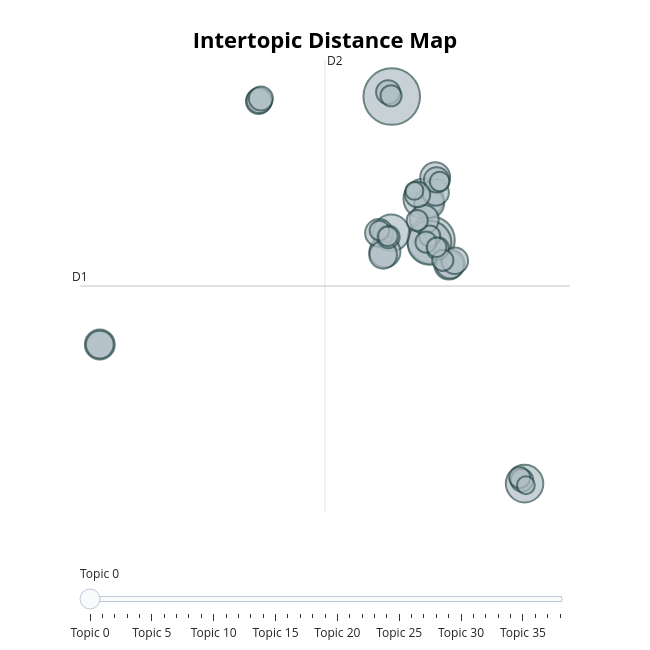

Write notebook code for a chart like this one.
### Code cell
q1_topic_model.visualize_topics()

### Figure 1 — Plotly figure (JSON) as saved in the notebook; plotly's stock layout.template omitted (floating-point values rounded to 4 significant figures)
{"data": [{"customdata": [[0, "Scientific investigation process", 50], [1, "Topic: Process of Scientific Investigation", 35], [2, "Topic: Perspectives on Scientific Investigation Time", 30], [3, "Process of Scientific Investigation", 25], [4, "Scientist-consumer perspective comparison", 22], [5, "Perspective of Scientific Investigation (Public vs Researchers)", 21], [6, "Research vs. Public Perspective", 15], [7, "Understanding Research Process in Psychology", 14], [8, "Fundamentals of Science Investigation", 14], [9, "Scientific Investigation Process", 14], [10, "Statistical testing of hypotheses", 13], [11, "Public vs. Researcher Perspective of Scientific Investigation", 13], [12, "Research Perspectives and Expectations", 13], [13, "Data Accessibility and Interpretation for Public", 12], [14, "Topic: Science process and hypothesis testing", 12], [15, "Perspectives of Researchers vs. General Public", 12], [16, "Experiment design and process", 11], [17, "Scientific investigation process", 11], [18, "Perspectives on Scientific Investigation", 10], [19, "Process of Scientific Investigation", 10], [20, "Scientific process vs public perception", 10], [21, "Perceptions of Science Process", 10], [22, "Science vs Public's Perception", 9], [23, "Scientific Research Process", 9], [24, "Consumer-Researcher Perspectives on Experiment Process", 8], [25, "Topic: Scientific Research Methods and Public Perception", 8], [26, "Perspective in scientific experimentation", 8], [27, "Perspective on Scientific Investigation", 7], [28, "Perception of Scientific Process", 7], [29, "Perspective on Scientific Investigation", 7], [30, "Perspectives on Scientific Process", 7], [31, "Scientific results consumption", 7], [32, "Public's view vs Researcher's investigation process", 7], [33, "Perception of scientific results", 6], [34, "Scientific research process", 6], [35, "Process of scientific investigation", 6], [36, "Scientific investigation perception gap", 6], [37, "Scientific investigation process", 5], [38, "Scientific research process", 5]], "hovertemplate": "<b>Topic %{customdata[0]}</b><br>%{customdata[1]}<br>Size: %{customdata[2]}", "legendgroup": "", "marker": {"color": "#B0BEC5", "line": {"color": "DarkSlateGrey", "width": 2}, "size": [50, 35, 30, 25, 22, 21, 15, 14, 14, 14, 13, 13, 13, 12, 12, 12, 11, 11, 10, 10, 10, 10, 9, 9, 8, 8, 8, 7, 7, 7, 7, 7, 7, 6, 6, 6, 6, 5, 5], "sizemode": "area", "sizeref": 0.03125, "symbol": "circle"}, "mode": "markers", "name": "", "orientation": "v", "showlegend": false, "type": "scatter", "x": [9.921, 12.36, 12.26, 11.89, 18.16, 9.89, 9.498, 12.62, -8.184, 12.25, 13.46, 11.94, 13.55, 9.131, -8.184, 9.388, 13.83, 12.64, 12.7, 11.52, 1.664, 1.71, 1.807, 9.697, 17.99, 12.77, 9.711, 13.09, 12.28, 12.05, 9.878, 17.86, 11.5, 9.159, 12.89, 12.71, 9.684, 11.33, 18.24], "xaxis": "x", "y": [10.59, 3.357, 3.221, 5.439, -8.922, 3.719, 2.763, 6.522, -1.913, 5.214, 2.096, 4.394, 2.15, 3.716, -1.913, 2.612, 2.313, 5.759, 6.391, 5.654, 10.35, 10.4, 10.49, 10.81, -8.756, 2.939, 3.516, 2.335, 3.561, 3.255, 10.63, -8.617, 4.341, 3.834, 6.306, 2.995, 3.546, 5.836, -9.003], "yaxis": "y"}], "layout": {"annotations": [{"showarrow": false, "text": "D1", "x": -9.411, "y": 1.04, "yshift": 10}, {"showarrow": false, "text": "D2", "x": 5.783, "xshift": 10, "y": 12.43}], "height": 650, "hoverlabel": {"bgcolor": "white", "font": {"family": "Rockwell", "size": 16}}, "legend": {"itemsizing": "constant", "tracegroupgap": 0}, "margin": {"t": 60}, "shapes": [{"line": {"color": "#CFD8DC", "width": 2}, "type": "line", "x0": 5.783, "x1": 5.783, "y0": -10.35, "y1": 12.43}, {"line": {"color": "#9E9E9E", "width": 2}, "type": "line", "x0": -9.411, "x1": 20.98, "y0": 1.04, "y1": 1.04}], "sliders": [{"active": 0, "pad": {"t": 50}, "steps": [{"args": [{"marker.color": [["red", "#B0BEC5", "#B0BEC5", "#B0BEC5", "#B0BEC5", "#B0BEC5", "#B0BEC5", "#B0BEC5", "#B0BEC5", "#B0BEC5", "#B0BEC5", "#B0BEC5", "#B0BEC5", "#B0BEC5", "#B0BEC5", "#B0BEC5", "#B0BEC5", "#B0BEC5", "#B0BEC5", "#B0BEC5", "#B0BEC5", "#B0BEC5", "#B0BEC5", "#B0BEC5", "#B0BEC5", "#B0BEC5", "#B0BEC5", "#B0BEC5", "#B0BEC5", "#B0BEC5", "#B0BEC5", "#B0BEC5", "#B0BEC5", "#B0BEC5", "#B0BEC5", "#B0BEC5", "#B0BEC5", "#B0BEC5", "#B0BEC5"]]}], "label": "Topic 0", "method": "update"}, {"args": [{"marker.color": [["#B0BEC5", "red", "#B0BEC5", "#B0BEC5", "#B0BEC5", "#B0BEC5", "#B0BEC5", "#B0BEC5", "#B0BEC5", "#B0BEC5", "#B0BEC5", "#B0BEC5", "#B0BEC5", "#B0BEC5", "#B0BEC5", "#B0BEC5", "#B0BEC5", "#B0BEC5", "#B0BEC5", "#B0BEC5", "#B0BEC5", "#B0BEC5", "#B0BEC5", "#B0BEC5", "#B0BEC5", "#B0BEC5", "#B0BEC5", "#B0BEC5", "#B0BEC5", "#B0BEC5", "#B0BEC5", "#B0BEC5", "#B0BEC5", "#B0BEC5", "#B0BEC5", "#B0BEC5", "#B0BEC5", "#B0BEC5", "#B0BEC5"]]}], "label": "Topic 1", "method": "update"}, {"args": [{"marker.color": [["#B0BEC5", "#B0BEC5", "red", "#B0BEC5", "#B0BEC5", "#B0BEC5", "#B0BEC5", "#B0BEC5", "#B0BEC5", "#B0BEC5", "#B0BEC5", "#B0BEC5", "#B0BEC5", "#B0BEC5", "#B0BEC5", "#B0BEC5", "#B0BEC5", "#B0BEC5", "#B0BEC5", "#B0BEC5", "#B0BEC5", "#B0BEC5", "#B0BEC5", "#B0BEC5", "#B0BEC5", "#B0BEC5", "#B0BEC5", "#B0BEC5", "#B0BEC5", "#B0BEC5", "#B0BEC5", "#B0BEC5", "#B0BEC5", "#B0BEC5", "#B0BEC5", "#B0BEC5", "#B0BEC5", "#B0BEC5", "#B0BEC5"]]}], "label": "Topic 2", "method": "update"}, {"args": [{"marker.color": [["#B0BEC5", "#B0BEC5", "#B0BEC5", "red", "#B0BEC5", "#B0BEC5", "#B0BEC5", "#B0BEC5", "#B0BEC5", "#B0BEC5", "#B0BEC5", "#B0BEC5", "#B0BEC5", "#B0BEC5", "#B0BEC5", "#B0BEC5", "#B0BEC5", "#B0BEC5", "#B0BEC5", "#B0BEC5", "#B0BEC5", "#B0BEC5", "#B0BEC5", "#B0BEC5", "#B0BEC5", "#B0BEC5", "#B0BEC5", "#B0BEC5", "#B0BEC5", "#B0BEC5", "#B0BEC5", "#B0BEC5", "#B0BEC5", "#B0BEC5", "#B0BEC5", "#B0BEC5", "#B0BEC5", "#B0BEC5", "#B0BEC5"]]}], "label": "Topic 3", "method": "update"}, {"args": [{"marker.color": [["#B0BEC5", "#B0BEC5", "#B0BEC5", "#B0BEC5", "red", "#B0BEC5", "#B0BEC5", "#B0BEC5", "#B0BEC5", "#B0BEC5", "#B0BEC5", "#B0BEC5", "#B0BEC5", "#B0BEC5", "#B0BEC5", "#B0BEC5", "#B0BEC5", "#B0BEC5", "#B0BEC5", "#B0BEC5", "#B0BEC5", "#B0BEC5", "#B0BEC5", "#B0BEC5", "#B0BEC5", "#B0BEC5", "#B0BEC5", "#B0BEC5", "#B0BEC5", "#B0BEC5", "#B0BEC5", "#B0BEC5", "#B0BEC5", "#B0BEC5", "#B0BEC5", "#B0BEC5", "#B0BEC5", "#B0BEC5", "#B0BEC5"]]}], "label": "Topic 4", "method": "update"}, {"args": [{"marker.color": [["#B0BEC5", "#B0BEC5", "#B0BEC5", "#B0BEC5", "#B0BEC5", "red", "#B0BEC5", "#B0BEC5", "#B0BEC5", "#B0BEC5", "#B0BEC5", "#B0BEC5", "#B0BEC5", "#B0BEC5", "#B0BEC5", "#B0BEC5", "#B0BEC5", "#B0BEC5", "#B0BEC5", "#B0BEC5", "#B0BEC5", "#B0BEC5", "#B0BEC5", "#B0BEC5", "#B0BEC5", "#B0BEC5", "#B0BEC5", "#B0BEC5", "#B0BEC5", "#B0BEC5", "#B0BEC5", "#B0BEC5", "#B0BEC5", "#B0BEC5", "#B0BEC5", "#B0BEC5", "#B0BEC5", "#B0BEC5", "#B0BEC5"]]}], "label": "Topic 5", "method": "update"}, {"args": [{"marker.color": [["#B0BEC5", "#B0BEC5", "#B0BEC5", "#B0BEC5", "#B0BEC5", "#B0BEC5", "red", "#B0BEC5", "#B0BEC5", "#B0BEC5", "#B0BEC5", "#B0BEC5", "#B0BEC5", "#B0BEC5", "#B0BEC5", "#B0BEC5", "#B0BEC5", "#B0BEC5", "#B0BEC5", "#B0BEC5", "#B0BEC5", "#B0BEC5", "#B0BEC5", "#B0BEC5", "#B0BEC5", "#B0BEC5", "#B0BEC5", "#B0BEC5", "#B0BEC5", "#B0BEC5", "#B0BEC5", "#B0BEC5", "#B0BEC5", "#B0BEC5", "#B0BEC5", "#B0BEC5", "#B0BEC5", "#B0BEC5", "#B0BEC5"]]}], "label": "Topic 6", "method": "update"}, {"args": [{"marker.color": [["#B0BEC5", "#B0BEC5", "#B0BEC5", "#B0BEC5", "#B0BEC5", "#B0BEC5", "#B0BEC5", "red", "#B0BEC5", "#B0BEC5", "#B0BEC5", "#B0BEC5", "#B0BEC5", "#B0BEC5", "#B0BEC5", "#B0BEC5", "#B0BEC5", "#B0BEC5", "#B0BEC5", "#B0BEC5", "#B0BEC5", "#B0BEC5", "#B0BEC5", "#B0BEC5", "#B0BEC5", "#B0BEC5", "#B0BEC5", "#B0BEC5", "#B0BEC5", "#B0BEC5", "#B0BEC5", "#B0BEC5", "#B0BEC5", "#B0BEC5", "#B0BEC5", "#B0BEC5", "#B0BEC5", "#B0BEC5", "#B0BEC5"]]}], "label": "Topic 7", "method": "update"}, {"args": [{"marker.color": [["#B0BEC5", "#B0BEC5", "#B0BEC5", "#B0BEC5", "#B0BEC5", "#B0BEC5", "#B0BEC5", "#B0BEC5", "red", "#B0BEC5", "#B0BEC5", "#B0BEC5", "#B0BEC5", "#B0BEC5", "#B0BEC5", "#B0BEC5", "#B0BEC5", "#B0BEC5", "#B0BEC5", "#B0BEC5", "#B0BEC5", "#B0BEC5", "#B0BEC5", "#B0BEC5", "#B0BEC5", "#B0BEC5", "#B0BEC5", "#B0BEC5", "#B0BEC5", "#B0BEC5", "#B0BEC5", "#B0BEC5", "#B0BEC5", "#B0BEC5", "#B0BEC5", "#B0BEC5", "#B0BEC5", "#B0BEC5", "#B0BEC5"]]}], "label": "Topic 8", "method": "update"}, {"args": [{"marker.color": [["#B0BEC5", "#B0BEC5", "#B0BEC5", "#B0BEC5", "#B0BEC5", "#B0BEC5", "#B0BEC5", "#B0BEC5", "#B0BEC5", "red", "#B0BEC5", "#B0BEC5", "#B0BEC5", "#B0BEC5", "#B0BEC5", "#B0BEC5", "#B0BEC5", "#B0BEC5", "#B0BEC5", "#B0BEC5", "#B0BEC5", "#B0BEC5", "#B0BEC5", "#B0BEC5", "#B0BEC5", "#B0BEC5", "#B0BEC5", "#B0BEC5", "#B0BEC5", "#B0BEC5", "#B0BEC5", "#B0BEC5", "#B0BEC5", "#B0BEC5", "#B0BEC5", "#B0BEC5", "#B0BEC5", "#B0BEC5", "#B0BEC5"]]}], "label": "Topic 9", "method": "update"}, {"args": [{"marker.color": [["#B0BEC5", "#B0BEC5", "#B0BEC5", "#B0BEC5", "#B0BEC5", "#B0BEC5", "#B0BEC5", "#B0BEC5", "#B0BEC5", "#B0BEC5", "red", "#B0BEC5", "#B0BEC5", "#B0BEC5", "#B0BEC5", "#B0BEC5", "#B0BEC5", "#B0BEC5", "#B0BEC5", "#B0BEC5", "#B0BEC5", "#B0BEC5", "#B0BEC5", "#B0BEC5", "#B0BEC5", "#B0BEC5", "#B0BEC5", "#B0BEC5", "#B0BEC5", "#B0BEC5", "#B0BEC5", "#B0BEC5", "#B0BEC5", "#B0BEC5", "#B0BEC5", "#B0BEC5", "#B0BEC5", "#B0BEC5", "#B0BEC5"]]}], "label": "Topic 10", "method": "update"}, {"args": [{"marker.color": [["#B0BEC5", "#B0BEC5", "#B0BEC5", "#B0BEC5", "#B0BEC5", "#B0BEC5", "#B0BEC5", "#B0BEC5", "#B0BEC5", "#B0BEC5", "#B0BEC5", "red", "#B0BEC5", "#B0BEC5", "#B0BEC5", "#B0BEC5", "#B0BEC5", "#B0BEC5", "#B0BEC5", "#B0BEC5", "#B0BEC5", "#B0BEC5", "#B0BEC5", "#B0BEC5", "#B0BEC5", "#B0BEC5", "#B0BEC5", "#B0BEC5", "#B0BEC5", "#B0BEC5", "#B0BEC5", "#B0BEC5", "#B0BEC5", "#B0BEC5", "#B0BEC5", "#B0BEC5", "#B0BEC5", "#B0BEC5", "#B0BEC5"]]}], "label": "Topic 11", "method": "update"}, {"args": [{"marker.color": [["#B0BEC5", "#B0BEC5", "#B0BEC5", "#B0BEC5", "#B0BEC5", "#B0BEC5", "#B0BEC5", "#B0BEC5", "#B0BEC5", "#B0BEC5", "#B0BEC5", "#B0BEC5", "red", "#B0BEC5", "#B0BEC5", "#B0BEC5", "#B0BEC5", "#B0BEC5", "#B0BEC5", "#B0BEC5", "#B0BEC5", "#B0BEC5", "#B0BEC5", "#B0BEC5", "#B0BEC5", "#B0BEC5", "#B0BEC5", "#B0BEC5", "#B0BEC5", "#B0BEC5", "#B0BEC5", "#B0BEC5", "#B0BEC5", "#B0BEC5", "#B0BEC5", "#B0BEC5", "#B0BEC5", "#B0BEC5", "#B0BEC5"]]}], "label": "Topic 12", "method": "update"}, {"args": [{"marker.color": [["#B0BEC5", "#B0BEC5", "#B0BEC5", "#B0BEC5", "#B0BEC5", "#B0BEC5", "#B0BEC5", "#B0BEC5", "#B0BEC5", "#B0BEC5", "#B0BEC5", "#B0BEC5", "#B0BEC5", "red", "#B0BEC5", "#B0BEC5", "#B0BEC5", "#B0BEC5", "#B0BEC5", "#B0BEC5", "#B0BEC5", "#B0BEC5", "#B0BEC5", "#B0BEC5", "#B0BEC5", "#B0BEC5", "#B0BEC5", "#B0BEC5", "#B0BEC5", "#B0BEC5", "#B0BEC5", "#B0BEC5", "#B0BEC5", "#B0BEC5", "#B0BEC5", "#B0BEC5", "#B0BEC5", "#B0BEC5", "#B0BEC5"]]}], "label": "Topic 13", "method": "update"}, {"args": [{"marker.color": [["#B0BEC5", "#B0BEC5", "#B0BEC5", "#B0BEC5", "#B0BEC5", "#B0BEC5", "#B0BEC5", "#B0BEC5", "#B0BEC5", "#B0BEC5", "#B0BEC5", "#B0BEC5", "#B0BEC5", "#B0BEC5", "red", "#B0BEC5", "#B0BEC5", "#B0BEC5", "#B0BEC5", "#B0BEC5", "#B0BEC5", "#B0BEC5", "#B0BEC5", "#B0BEC5", "#B0BEC5", "#B0BEC5", "#B0BEC5", "#B0BEC5", "#B0BEC5", "#B0BEC5", "#B0BEC5", "#B0BEC5", "#B0BEC5", "#B0BEC5", "#B0BEC5", "#B0BEC5", "#B0BEC5", "#B0BEC5", "#B0BEC5"]]}], "label": "Topic 14", "method": "update"}, {"args": [{"marker.color": [["#B0BEC5", "#B0BEC5", "#B0BEC5", "#B0BEC5", "#B0BEC5", "#B0BEC5", "#B0BEC5", "#B0BEC5", "#B0BEC5", "#B0BEC5", "#B0BEC5", "#B0BEC5", "#B0BEC5", "#B0BEC5", "#B0BEC5", "red", "#B0BEC5", "#B0BEC5", "#B0BEC5", "#B0BEC5", "#B0BEC5", "#B0BEC5", "#B0BEC5", "#B0BEC5", "#B0BEC5", "#B0BEC5", "#B0BEC5", "#B0BEC5", "#B0BEC5", "#B0BEC5", "#B0BEC5", "#B0BEC5", "#B0BEC5", "#B0BEC5", "#B0BEC5", "#B0BEC5", "#B0BEC5", "#B0BEC5", "#B0BEC5"]]}], "label": "Topic 15", "method": "update"}, {"args": [{"marker.color": [["#B0BEC5", "#B0BEC5", "#B0BEC5", "#B0BEC5", "#B0BEC5", "#B0BEC5", "#B0BEC5", "#B0BEC5", "#B0BEC5", "#B0BEC5", "#B0BEC5", "#B0BEC5", "#B0BEC5", "#B0BEC5", "#B0BEC5", "#B0BEC5", "red", "#B0BEC5", "#B0BEC5", "#B0BEC5", "#B0BEC5", "#B0BEC5", "#B0BEC5", "#B0BEC5", "#B0BEC5", "#B0BEC5", "#B0BEC5", "#B0BEC5", "#B0BEC5", "#B0BEC5", "#B0BEC5", "#B0BEC5", "#B0BEC5", "#B0BEC5", "#B0BEC5", "#B0BEC5", "#B0BEC5", "#B0BEC5", "#B0BEC5"]]}], "label": "Topic 16", "method": "update"}, {"args": [{"marker.color": [["#B0BEC5", "#B0BEC5", "#B0BEC5", "#B0BEC5", "#B0BEC5", "#B0BEC5", "#B0BEC5", "#B0BEC5", "#B0BEC5", "#B0BEC5", "#B0BEC5", "#B0BEC5", "#B0BEC5", "#B0BEC5", "#B0BEC5", "#B0BEC5", "#B0BEC5", "red", "#B0BEC5", "#B0BEC5", "#B0BEC5", "#B0BEC5", "#B0BEC5", "#B0BEC5", "#B0BEC5", "#B0BEC5", "#B0BEC5", "#B0BEC5", "#B0BEC5", "#B0BEC5", "#B0BEC5", "#B0BEC5", "#B0BEC5", "#B0BEC5", "#B0BEC5", "#B0BEC5", "#B0BEC5", "#B0BEC5", "#B0BEC5"]]}], "label": "Topic 17", "method": "update"}, {"args": [{"marker.color": [["#B0BEC5", "#B0BEC5", "#B0BEC5", "#B0BEC5", "#B0BEC5", "#B0BEC5", "#B0BEC5", "#B0BEC5", "#B0BEC5", "#B0BEC5", "#B0BEC5", "#B0BEC5", "#B0BEC5", "#B0BEC5", "#B0BEC5", "#B0BEC5", "#B0BEC5", "#B0BEC5", "red", "#B0BEC5", "#B0BEC5", "#B0BEC5", "#B0BEC5", "#B0BEC5", "#B0BEC5", "#B0BEC5", "#B0BEC5", "#B0BEC5", "#B0BEC5", "#B0BEC5", "#B0BEC5", "#B0BEC5", "#B0BEC5", "#B0BEC5", "#B0BEC5", "#B0BEC5", "#B0BEC5", "#B0BEC5", "#B0BEC5"]]}], "label": "Topic 18", "method": "update"}, {"args": [{"marker.color": [["#B0BEC5", "#B0BEC5", "#B0BEC5", "#B0BEC5", "#B0BEC5", "#B0BEC5", "#B0BEC5", "#B0BEC5", "#B0BEC5", "#B0BEC5", "#B0BEC5", "#B0BEC5", "#B0BEC5", "#B0BEC5", "#B0BEC5", "#B0BEC5", "#B0BEC5", "#B0BEC5", "#B0BEC5", "red", "#B0BEC5", "#B0BEC5", "#B0BEC5", "#B0BEC5", "#B0BEC5", "#B0BEC5", "#B0BEC5", "#B0BEC5", "#B0BEC5", "#B0BEC5", "#B0BEC5", "#B0BEC5", "#B0BEC5", "#B0BEC5", "#B0BEC5", "#B0BEC5", "#B0BEC5", "#B0BEC5", "#B0BEC5"]]}], "label": "Topic 19", "method": "update"}, {"args": [{"marker.color": [["#B0BEC5", "#B0BEC5", "#B0BEC5", "#B0BEC5", "#B0BEC5", "#B0BEC5", "#B0BEC5", "#B0BEC5", "#B0BEC5", "#B0BEC5", "#B0BEC5", "#B0BEC5", "#B0BEC5", "#B0BEC5", "#B0BEC5", "#B0BEC5", "#B0BEC5", "#B0BEC5", "#B0BEC5", "#B0BEC5", "red", "#B0BEC5", "#B0BEC5", "#B0BEC5", "#B0BEC5", "#B0BEC5", "#B0BEC5", "#B0BEC5", "#B0BEC5", "#B0BEC5", "#B0BEC5", "#B0BEC5", "#B0BEC5", "#B0BEC5", "#B0BEC5", "#B0BEC5", "#B0BEC5", "#B0BEC5", "#B0BEC5"]]}], "label": "Topic 20", "method": "update"}, {"args": [{"marker.color": [["#B0BEC5", "#B0BEC5", "#B0BEC5", "#B0BEC5", "#B0BEC5", "#B0BEC5", "#B0BEC5", "#B0BEC5", "#B0BEC5", "#B0BEC5", "#B0BEC5", "#B0BEC5", "#B0BEC5", "#B0BEC5", "#B0BEC5", "#B0BEC5", "#B0BEC5", "#B0BEC5", "#B0BEC5", "#B0BEC5", "#B0BEC5", "red", "#B0BEC5", "#B0BEC5", "#B0BEC5", "#B0BEC5", "#B0BEC5", "#B0BEC5", "#B0BEC5", "#B0BEC5", "#B0BEC5", "#B0BEC5", "#B0BEC5", "#B0BEC5", "#B0BEC5", "#B0BEC5", "#B0BEC5", "#B0BEC5", "#B0BEC5"]]}], "label": "Topic 21", "method": "update"}, {"args": [{"marker.color": [["#B0BEC5", "#B0BEC5", "#B0BEC5", "#B0BEC5", "#B0BEC5", "#B0BEC5", "#B0BEC5", "#B0BEC5", "#B0BEC5", "#B0BEC5", "#B0BEC5", "#B0BEC5", "#B0BEC5", "#B0BEC5", "#B0BEC5", "#B0BEC5", "#B0BEC5", "#B0BEC5", "#B0BEC5", "#B0BEC5", "#B0BEC5", "#B0BEC5", "red", "#B0BEC5", "#B0BEC5", "#B0BEC5", "#B0BEC5", "#B0BEC5", "#B0BEC5", "#B0BEC5", "#B0BEC5", "#B0BEC5", "#B0BEC5", "#B0BEC5", "#B0BEC5", "#B0BEC5", "#B0BEC5", "#B0BEC5", "#B0BEC5"]]}], "label": "Topic 22", "method": "update"}, {"args": [{"marker.color": [["#B0BEC5", "#B0BEC5", "#B0BEC5", "#B0BEC5", "#B0BEC5", "#B0BEC5", "#B0BEC5", "#B0BEC5", "#B0BEC5", "#B0BEC5", "#B0BEC5", "#B0BEC5", "#B0BEC5", "#B0BEC5", "#B0BEC5", "#B0BEC5", "#B0BEC5", "#B0BEC5", "#B0BEC5", "#B0BEC5", "#B0BEC5", "#B0BEC5", "#B0BEC5", "red", "#B0BEC5", "#B0BEC5", "#B0BEC5", "#B0BEC5", "#B0BEC5", "#B0BEC5", "#B0BEC5", "#B0BEC5", "#B0BEC5", "#B0BEC5", "#B0BEC5", "#B0BEC5", "#B0BEC5", "#B0BEC5", "#B0BEC5"]]}], "label": "Topic 23", "method": "update"}, {"args": [{"marker.color": [["#B0BEC5", "#B0BEC5", "#B0BEC5", "#B0BEC5", "#B0BEC5", "#B0BEC5", "#B0BEC5", "#B0BEC5", "#B0BEC5", "#B0BEC5", "#B0BEC5", "#B0BEC5", "#B0BEC5", "#B0BEC5", "#B0BEC5", "#B0BEC5", "#B0BEC5", "#B0BEC5", "#B0BEC5", "#B0BEC5", "#B0BEC5", "#B0BEC5", "#B0BEC5", "#B0BEC5", "red", "#B0BEC5", "#B0BEC5", "#B0BEC5", "#B0BEC5", "#B0BEC5", "#B0BEC5", "#B0BEC5", "#B0BEC5", "#B0BEC5", "#B0BEC5", "#B0BEC5", "#B0BEC5", "#B0BEC5", "#B0BEC5"]]}], "label": "Topic 24", "method": "update"}, {"args": [{"marker.color": [["#B0BEC5", "#B0BEC5", "#B0BEC5", "#B0BEC5", "#B0BEC5", "#B0BEC5", "#B0BEC5", "#B0BEC5", "#B0BEC5", "#B0BEC5", "#B0BEC5", "#B0BEC5", "#B0BEC5", "#B0BEC5", "#B0BEC5", "#B0BEC5", "#B0BEC5", "#B0BEC5", "#B0BEC5", "#B0BEC5", "#B0BEC5", "#B0BEC5", "#B0BEC5", "#B0BEC5", "#B0BEC5", "red", "#B0BEC5", "#B0BEC5", "#B0BEC5", "#B0BEC5", "#B0BEC5", "#B0BEC5", "#B0BEC5", "#B0BEC5", "#B0BEC5", "#B0BEC5", "#B0BEC5", "#B0BEC5", "#B0BEC5"]]}], "label": "Topic 25", "method": "update"}, {"args": [{"marker.color": [["#B0BEC5", "#B0BEC5", "#B0BEC5", "#B0BEC5", "#B0BEC5", "#B0BEC5", "#B0BEC5", "#B0BEC5", "#B0BEC5", "#B0BEC5", "#B0BEC5", "#B0BEC5", "#B0BEC5", "#B0BEC5", "#B0BEC5", "#B0BEC5", "#B0BEC5", "#B0BEC5", "#B0BEC5", "#B0BEC5", "#B0BEC5", "#B0BEC5", "#B0BEC5", "#B0BEC5", "#B0BEC5", "#B0BEC5", "red", "#B0BEC5", "#B0BEC5", "#B0BEC5", "#B0BEC5", "#B0BEC5", "#B0BEC5", "#B0BEC5", "#B0BEC5", "#B0BEC5", "#B0BEC5", "#B0BEC5", "#B0BEC5"]]}], "label": "Topic 26", "method": "update"}, {"args": [{"marker.color": [["#B0BEC5", "#B0BEC5", "#B0BEC5", "#B0BEC5", "#B0BEC5", "#B0BEC5", "#B0BEC5", "#B0BEC5", "#B0BEC5", "#B0BEC5", "#B0BEC5", "#B0BEC5", "#B0BEC5", "#B0BEC5", "#B0BEC5", "#B0BEC5", "#B0BEC5", "#B0BEC5", "#B0BEC5", "#B0BEC5", "#B0BEC5", "#B0BEC5", "#B0BEC5", "#B0BEC5", "#B0BEC5", "#B0BEC5", "#B0BEC5", "red", "#B0BEC5", "#B0BEC5", "#B0BEC5", "#B0BEC5", "#B0BEC5", "#B0BEC5", "#B0BEC5", "#B0BEC5", "#B0BEC5", "#B0BEC5", "#B0BEC5"]]}], "label": "Topic 27", "method": "update"}, {"args": [{"marker.color": [["#B0BEC5", "#B0BEC5", "#B0BEC5", "#B0BEC5", "#B0BEC5", "#B0BEC5", "#B0BEC5", "#B0BEC5", "#B0BEC5", "#B0BEC5", "#B0BEC5", "#B0BEC5", "#B0BEC5", "#B0BEC5", "#B0BEC5", "#B0BEC5", "#B0BEC5", "#B0BEC5", "#B0BEC5", "#B0BEC5", "#B0BEC5", "#B0BEC5", "#B0BEC5", "#B0BEC5", "#B0BEC5", "#B0BEC5", "#B0BEC5", "#B0BEC5", "red", "#B0BEC5", "#B0BEC5", "#B0BEC5", "#B0BEC5", "#B0BEC5", "#B0BEC5", "#B0BEC5", "#B0BEC5", "#B0BEC5", "#B0BEC5"]]}], "label": "Topic 28", "method": "update"}, {"args": [{"marker.color": [["#B0BEC5", "#B0BEC5", "#B0BEC5", "#B0BEC5", "#B0BEC5", "#B0BEC5", "#B0BEC5", "#B0BEC5", "#B0BEC5", "#B0BEC5", "#B0BEC5", "#B0BEC5", "#B0BEC5", "#B0BEC5", "#B0BEC5", "#B0BEC5", "#B0BEC5", "#B0BEC5", "#B0BEC5", "#B0BEC5", "#B0BEC5", "#B0BEC5", "#B0BEC5", "#B0BEC5", "#B0BEC5", "#B0BEC5", "#B0BEC5", "#B0BEC5", "#B0BEC5", "red", "#B0BEC5", "#B0BEC5", "#B0BEC5", "#B0BEC5", "#B0BEC5", "#B0BEC5", "#B0BEC5", "#B0BEC5", "#B0BEC5"]]}], "label": "Topic 29", "method": "update"}, {"args": [{"marker.color": [["#B0BEC5", "#B0BEC5", "#B0BEC5", "#B0BEC5", "#B0BEC5", "#B0BEC5", "#B0BEC5", "#B0BEC5", "#B0BEC5", "#B0BEC5", "#B0BEC5", "#B0BEC5", "#B0BEC5", "#B0BEC5", "#B0BEC5", "#B0BEC5", "#B0BEC5", "#B0BEC5", "#B0BEC5", "#B0BEC5", "#B0BEC5", "#B0BEC5", "#B0BEC5", "#B0BEC5", "#B0BEC5", "#B0BEC5", "#B0BEC5", "#B0BEC5", "#B0BEC5", "#B0BEC5", "red", "#B0BEC5", "#B0BEC5", "#B0BEC5", "#B0BEC5", "#B0BEC5", "#B0BEC5", "#B0BEC5", "#B0BEC5"]]}], "label": "Topic 30", "method": "update"}, {"args": [{"marker.color": [["#B0BEC5", "#B0BEC5", "#B0BEC5", "#B0BEC5", "#B0BEC5", "#B0BEC5", "#B0BEC5", "#B0BEC5", "#B0BEC5", "#B0BEC5", "#B0BEC5", "#B0BEC5", "#B0BEC5", "#B0BEC5", "#B0BEC5", "#B0BEC5", "#B0BEC5", "#B0BEC5", "#B0BEC5", "#B0BEC5", "#B0BEC5", "#B0BEC5", "#B0BEC5", "#B0BEC5", "#B0BEC5", "#B0BEC5", "#B0BEC5", "#B0BEC5", "#B0BEC5", "#B0BEC5", "#B0BEC5", "red", "#B0BEC5", "#B0BEC5", "#B0BEC5", "#B0BEC5", "#B0BEC5", "#B0BEC5", "#B0BEC5"]]}], "label": "Topic 31", "method": "update"}, {"args": [{"marker.color": [["#B0BEC5", "#B0BEC5", "#B0BEC5", "#B0BEC5", "#B0BEC5", "#B0BEC5", "#B0BEC5", "#B0BEC5", "#B0BEC5", "#B0BEC5", "#B0BEC5", "#B0BEC5", "#B0BEC5", "#B0BEC5", "#B0BEC5", "#B0BEC5", "#B0BEC5", "#B0BEC5", "#B0BEC5", "#B0BEC5", "#B0BEC5", "#B0BEC5", "#B0BEC5", "#B0BEC5", "#B0BEC5", "#B0BEC5", "#B0BEC5", "#B0BEC5", "#B0BEC5", "#B0BEC5", "#B0BEC5", "#B0BEC5", "red", "#B0BEC5", "#B0BEC5", "#B0BEC5", "#B0BEC5", "#B0BEC5", "#B0BEC5"]]}], "label": "Topic 32", "method": "update"}, {"args": [{"marker.color": [["#B0BEC5", "#B0BEC5", "#B0BEC5", "#B0BEC5", "#B0BEC5", "#B0BEC5", "#B0BEC5", "#B0BEC5", "#B0BEC5", "#B0BEC5", "#B0BEC5", "#B0BEC5", "#B0BEC5", "#B0BEC5", "#B0BEC5", "#B0BEC5", "#B0BEC5", "#B0BEC5", "#B0BEC5", "#B0BEC5", "#B0BEC5", "#B0BEC5", "#B0BEC5", "#B0BEC5", "#B0BEC5", "#B0BEC5", "#B0BEC5", "#B0BEC5", "#B0BEC5", "#B0BEC5", "#B0BEC5", "#B0BEC5", "#B0BEC5", "red", "#B0BEC5", "#B0BEC5", "#B0BEC5", "#B0BEC5", "#B0BEC5"]]}], "label": "Topic 33", "method": "update"}, {"args": [{"marker.color": [["#B0BEC5", "#B0BEC5", "#B0BEC5", "#B0BEC5", "#B0BEC5", "#B0BEC5", "#B0BEC5", "#B0BEC5", "#B0BEC5", "#B0BEC5", "#B0BEC5", "#B0BEC5", "#B0BEC5", "#B0BEC5", "#B0BEC5", "#B0BEC5", "#B0BEC5", "#B0BEC5", "#B0BEC5", "#B0BEC5", "#B0BEC5", "#B0BEC5", "#B0BEC5", "#B0BEC5", "#B0BEC5", "#B0BEC5", "#B0BEC5", "#B0BEC5", "#B0BEC5", "#B0BEC5", "#B0BEC5", "#B0BEC5", "#B0BEC5", "#B0BEC5", "red", "#B0BEC5", "#B0BEC5", "#B0BEC5", "#B0BEC5"]]}], "label": "Topic 34", "method": "update"}, {"args": [{"marker.color": [["#B0BEC5", "#B0BEC5", "#B0BEC5", "#B0BEC5", "#B0BEC5", "#B0BEC5", "#B0BEC5", "#B0BEC5", "#B0BEC5", "#B0BEC5", "#B0BEC5", "#B0BEC5", "#B0BEC5", "#B0BEC5", "#B0BEC5", "#B0BEC5", "#B0BEC5", "#B0BEC5", "#B0BEC5", "#B0BEC5", "#B0BEC5", "#B0BEC5", "#B0BEC5", "#B0BEC5", "#B0BEC5", "#B0BEC5", "#B0BEC5", "#B0BEC5", "#B0BEC5", "#B0BEC5", "#B0BEC5", "#B0BEC5", "#B0BEC5", "#B0BEC5", "#B0BEC5", "red", "#B0BEC5", "#B0BEC5", "#B0BEC5"]]}], "label": "Topic 35", "method": "update"}, {"args": [{"marker.color": [["#B0BEC5", "#B0BEC5", "#B0BEC5", "#B0BEC5", "#B0BEC5", "#B0BEC5", "#B0BEC5", "#B0BEC5", "#B0BEC5", "#B0BEC5", "#B0BEC5", "#B0BEC5", "#B0BEC5", "#B0BEC5", "#B0BEC5", "#B0BEC5", "#B0BEC5", "#B0BEC5", "#B0BEC5", "#B0BEC5", "#B0BEC5", "#B0BEC5", "#B0BEC5", "#B0BEC5", "#B0BEC5", "#B0BEC5", "#B0BEC5", "#B0BEC5", "#B0BEC5", "#B0BEC5", "#B0BEC5", "#B0BEC5", "#B0BEC5", "#B0BEC5", "#B0BEC5", "#B0BEC5", "red", "#B0BEC5", "#B0BEC5"]]}], "label": "Topic 36", "method": "update"}, {"args": [{"marker.color": [["#B0BEC5", "#B0BEC5", "#B0BEC5", "#B0BEC5", "#B0BEC5", "#B0BEC5", "#B0BEC5", "#B0BEC5", "#B0BEC5", "#B0BEC5", "#B0BEC5", "#B0BEC5", "#B0BEC5", "#B0BEC5", "#B0BEC5", "#B0BEC5", "#B0BEC5", "#B0BEC5", "#B0BEC5", "#B0BEC5", "#B0BEC5", "#B0BEC5", "#B0BEC5", "#B0BEC5", "#B0BEC5", "#B0BEC5", "#B0BEC5", "#B0BEC5", "#B0BEC5", "#B0BEC5", "#B0BEC5", "#B0BEC5", "#B0BEC5", "#B0BEC5", "#B0BEC5", "#B0BEC5", "#B0BEC5", "red", "#B0BEC5"]]}], "label": "Topic 37", "method": "update"}, {"args": [{"marker.color": [["#B0BEC5", "#B0BEC5", "#B0BEC5", "#B0BEC5", "#B0BEC5", "#B0BEC5", "#B0BEC5", "#B0BEC5", "#B0BEC5", "#B0BEC5", "#B0BEC5", "#B0BEC5", "#B0BEC5", "#B0BEC5", "#B0BEC5", "#B0BEC5", "#B0BEC5", "#B0BEC5", "#B0BEC5", "#B0BEC5", "#B0BEC5", "#B0BEC5", "#B0BEC5", "#B0BEC5", "#B0BEC5", "#B0BEC5", "#B0BEC5", "#B0BEC5", "#B0BEC5", "#B0BEC5", "#B0BEC5", "#B0BEC5", "#B0BEC5", "#B0BEC5", "#B0BEC5", "#B0BEC5", "#B0BEC5", "#B0BEC5", "red"]]}], "label": "Topic 38", "method": "update"}]}], "title": {"font": {"color": "Black", "size": 22}, "text": "<b>Intertopic Distance Map</b>", "x": 0.5, "xanchor": "center", "y": 0.95, "yanchor": "top"}, "width": 650, "xaxis": {"anchor": "y", "domain": [0, 1], "range": [-9.411, 20.98], "title": {"text": ""}, "visible": false}, "yaxis": {"anchor": "x", "domain": [0, 1], "range": [-10.35, 12.43], "title": {"text": ""}, "visible": false}}}
